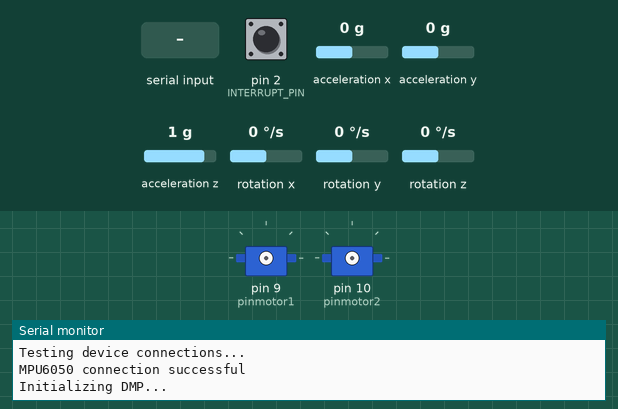
Recording of a sketch running on a simulated Arduino Uno, built with avr-gcc and run on an emulated ATmega328P. Shown: 2 × servo, the last lines printed to the serial monitor. Inputs (shaded band) come from the test bench; at power-on: pin 2 (INTERRUPT_PIN) LOW, acceleration x 0 g, acceleration y 0 g, acceleration z 1 g, rotation x 0 °/s, rotation y 0 °/s, rotation z 0 °/s. The sensor or clock chip raises its interrupt line as the real part does.

Above: at 0.1 s.
At 1.7 s:
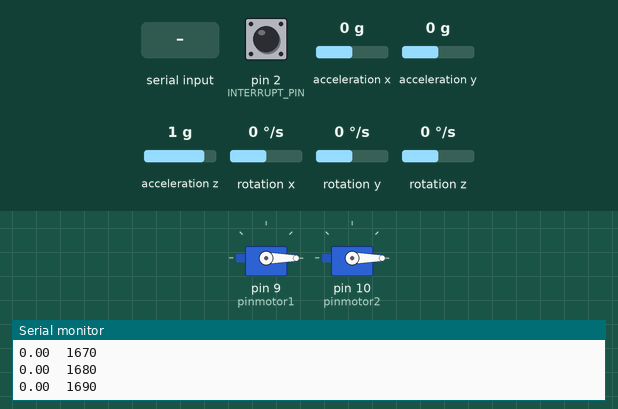
1.8 s: "1024\n" received over Serial
At 2.6 s:
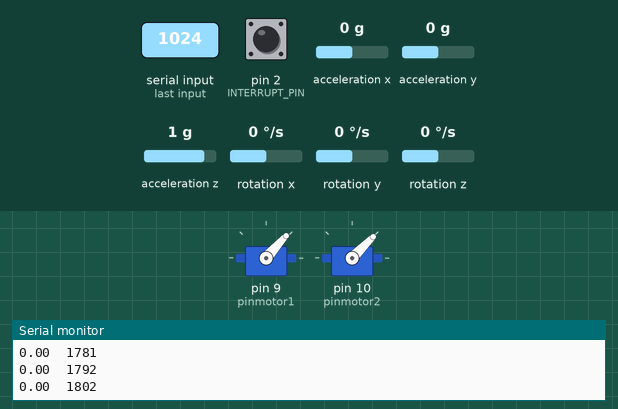
Timing chart, 0 to 4.8 s (numbered marks = the images above; inputs shaded):
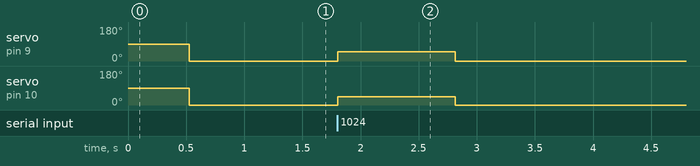

Measured:
- after the input at 1.8 s, servo on pin 9 (pinmotor1): 0° → 48° at once, → 0° 1.0 s later; servo on pin 10 (pinmotor2): 0° → 45° at once, → 0° 1.0 s later

The sketch:

pidrelayautotune.ino
```cpp
#include "I2Cdev.h"
#include "MPU6050_6Axis_MotionApps20.h"
#if I2CDEV_IMPLEMENTATION == I2CDEV_ARDUINO_WIRE
    #include "Wire.h"
#endif
#include<Servo.h>
#include<PID_v1.h>
#define INTERRUPT_PIN 2

int limit = 30;
int relay = 30;

unsigned long aktualnyCzas;

double Kp = 1.5;
double Ki = 0;
double Kd = 0;

double Setpointx = 0;
double Setpointy = 0;
double Setpointz = 0;
double Outputx;
double Outputy;
double Outputz;


MPU6050 mpu;

Servo motor1;
Servo motor2;
Servo motor3;
Servo motor4;
int pinmotor1 = 9;
int pinmotor2 = 10;
//int ponmotor3 = ;
//int pinmotor4 = ;

/////
int power = 0;
int powermotor1 = 0;
int powermotor2 = 0;
int powermotor3 = 0;
int powermotor4 = 0;


/////
bool dmpReady = false;  // set true if DMP init was successful
uint8_t mpuIntStatus;   // holds actual interrupt status byte from MPU
uint8_t devStatus;      // return status after each device operation (0 = success, !0 = error)
uint16_t packetSize;    // expected DMP packet size (default is 42 bytes)
uint16_t fifoCount;     // count of all bytes currently in FIFO
uint8_t fifoBuffer[64]; // FIFO storage buffer

Quaternion q;           // [w, x, y, z]         quaternion container
VectorFloat gravity;    // [x, y, z]            gravity vector
float degreeposition[3];           // [yaw, pitch, roll]   yaw/pitch/roll container and gravity vector
double yaw = 0;
double pitch = 0;
double roll = 0;

//PID PIDZ(&yaw, &Outputz, &Setpointz, Kp, Ki, Kd, DIRECT);
//PID PIDX(&pitch, &Outputx, &Setpointx, Kp, Ki, Kd, DIRECT);
PID PIDY(&roll, &Outputy, &Setpointy, Kp, Ki, Kd, DIRECT);

volatile bool mpuInterrupt = false;     // indicates whether MPU interrupt pin has gone high
void dmpDataReady() {
    mpuInterrupt = true;
}
void setup() {
 #if I2CDEV_IMPLEMENTATION == I2CDEV_ARDUINO_WIRE
        Wire.begin();
        Wire.setClock(400000); // 400kHz I2C clock. Comment this line if having compilation difficulties
    #elif I2CDEV_IMPLEMENTATION == I2CDEV_BUILTIN_FASTWIRE
        Fastwire::setup(400, true);
    #endif
    Serial.begin(115200);
    Serial.println(F("Initializing I2C devices..."));
    mpu.initialize();
    pinMode(INTERRUPT_PIN, INPUT);
    Serial.println(F("Testing device connections..."));
    Serial.println(mpu.testConnection() ? F("MPU6050 connection successful") : F("MPU6050 connection failed"));
    Serial.println(F("Initializing DMP..."));
    devStatus = mpu.dmpInitialize();
    mpu.setXGyroOffset(52);
    mpu.setYGyroOffset(-20);
    mpu.setZGyroOffset(-8);
    mpu.setXAccelOffset(937);
    mpu.setYAccelOffset(-895);
    mpu.setZAccelOffset(925);
    if (devStatus == 0) {
        // turn on the DMP, now that it's ready
        Serial.println(F("Enabling DMP..."));
        mpu.setDMPEnabled(true);

        // enable Arduino interrupt detection
        Serial.println(F("Enabling interrupt detection (Arduino external interrupt 0)..."));
        attachInterrupt(digitalPinToInterrupt(INTERRUPT_PIN), dmpDataReady, RISING);
        mpuIntStatus = mpu.getIntStatus();

        // set our DMP Ready flag so the main loop() function knows it's okay to use it
        Serial.println(F("DMP ready! Waiting for first interrupt..."));
        dmpReady = true;

        // get expected DMP packet size for later comparison
        packetSize = mpu.dmpGetFIFOPacketSize();
          } else {
        // ERROR!
        // 1 = initial memory load failed
        // 2 = DMP configuration updates failed
        // (if it's going to break, usually the code will be 1)
        Serial.print(F("DMP Initialization failed (code "));
        Serial.print(devStatus);
        Serial.println(F(")"));
    }
    motor1.attach(pinmotor1);
    motor2.attach(pinmotor2);
    //motor3.attach(pinmotor3);
    //motor4.attach(pinmotor4);

    PIDY.SetMode(AUTOMATIC);
    PIDY.SetOutputLimits(-limit,limit);
}
void loop() {
  if (!dmpReady) return;

    // wait for MPU interrupt or extra packet(s) available
    while (!mpuInterrupt && fifoCount < packetSize) {
    //sthxD
    }
    mpuInterrupt = false;
    mpuIntStatus = mpu.getIntStatus();

    // get current FIFO count
    fifoCount = mpu.getFIFOCount();
    if ((mpuIntStatus & 0x10) || fifoCount == 1024) {
        // reset so we can continue cleanly
        mpu.resetFIFO();
        Serial.println(F("FIFO overflow!"));

    // otherwise, check for DMP data ready interrupt (this should happen frequently)
    } else if (mpuIntStatus & 0x02) {
        // wait for correct available data length, should be a VERY short wait
        while (fifoCount < packetSize) fifoCount = mpu.getFIFOCount();

        // read a packet from FIFO
        mpu.getFIFOBytes(fifoBuffer, packetSize);
        fifoCount -= packetSize;

        mpu.dmpGetQuaternion(&q, fifoBuffer);
        mpu.dmpGetGravity(&gravity, &q);
        mpu.dmpGetYawPitchRoll(degreeposition, &q, &gravity);

        yaw = degreeposition[0]*180/M_PI;
        pitch = degreeposition[1]*180/M_PI;
        roll = degreeposition[2]*180/M_PI;

        if(roll<0)
        {
          Outputy=relay;
        }
        if(roll>=0)
        {
          Outputy=-relay;
        }
        /*Serial.print("ypr\t");
        Serial.print(yaw);
        Serial.print("\t");
        Serial.print(pitch);
        Serial.print("\t");
        Serial.println(roll);*/
        if(Serial.available())
        {
          power = Serial.parseInt();
        }

        powermotor1 = power;
        powermotor2 = power;

        //PIDY.Compute();
        //Serial.println(Outputy);
        Serial.print(roll);
        Serial.print("\t");
        Serial.println(millis());
        powermotor1 -= Outputy/2;
        powermotor2 += Outputy/2;
        //Serial.println(powermotor1);
        motor1.writeMicroseconds(powermotor1);
        motor2.writeMicroseconds(powermotor2);
    }
}
  // put your main code here, to run repeatedly:
```
